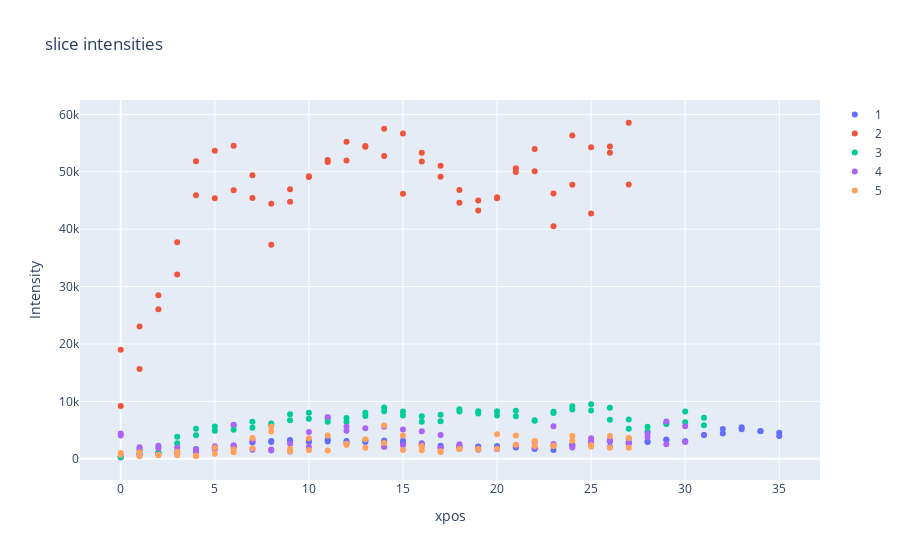

Notebook source saved alongside this figure:
### Markdown cell above
**Figure Peaks**

Centered peak positions across transects for data in each folder. Grandient shows intensity at peak position. Intensities were divided by the maximum by Figure. 

### IV. Amplitude analysis. 


We extracted the amplitude of transect peaks, divided by the maximum by folder. 

i) Peak amplitude by transect and folder:

### Code cell
fig_amp= [go.Scatter(
    x= samp_track_dict[folder][:,0],
    y= samp_track_dict[folder][:,2],
    name= folder,
    mode= 'markers'
) for folder in samp_track_dict.keys()]

layout= go.Layout(
    title= 'slice intensities',
    xaxis= dict(
        title= 'xpos'    
    ),
    yaxis= dict(
        title= 'Intensity'
    )
)

Figure= go.Figure(data= fig_amp,layout= layout)
iplot(Figure)
